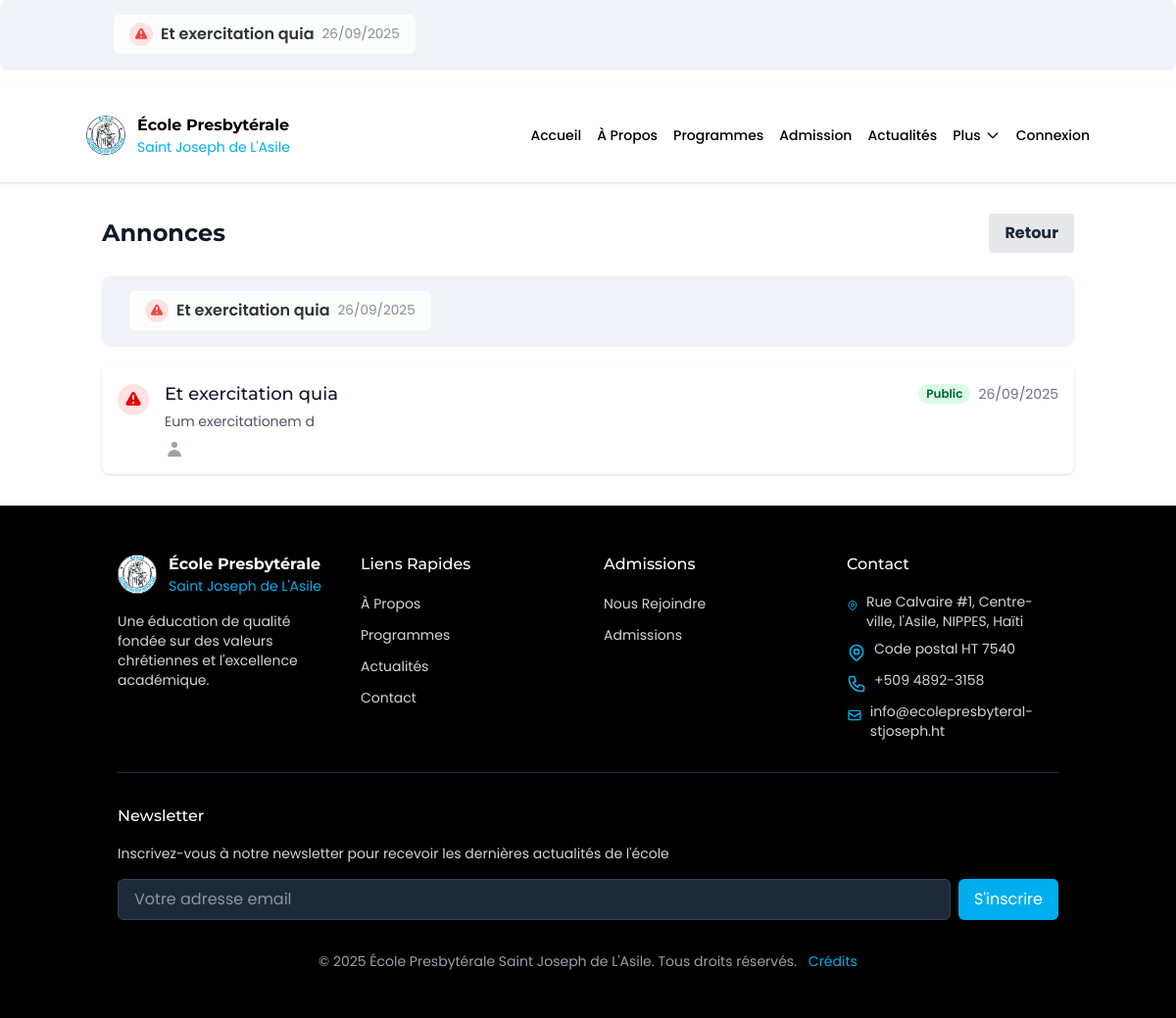
/communication/annonces, run on an earlier commit of the app's database.
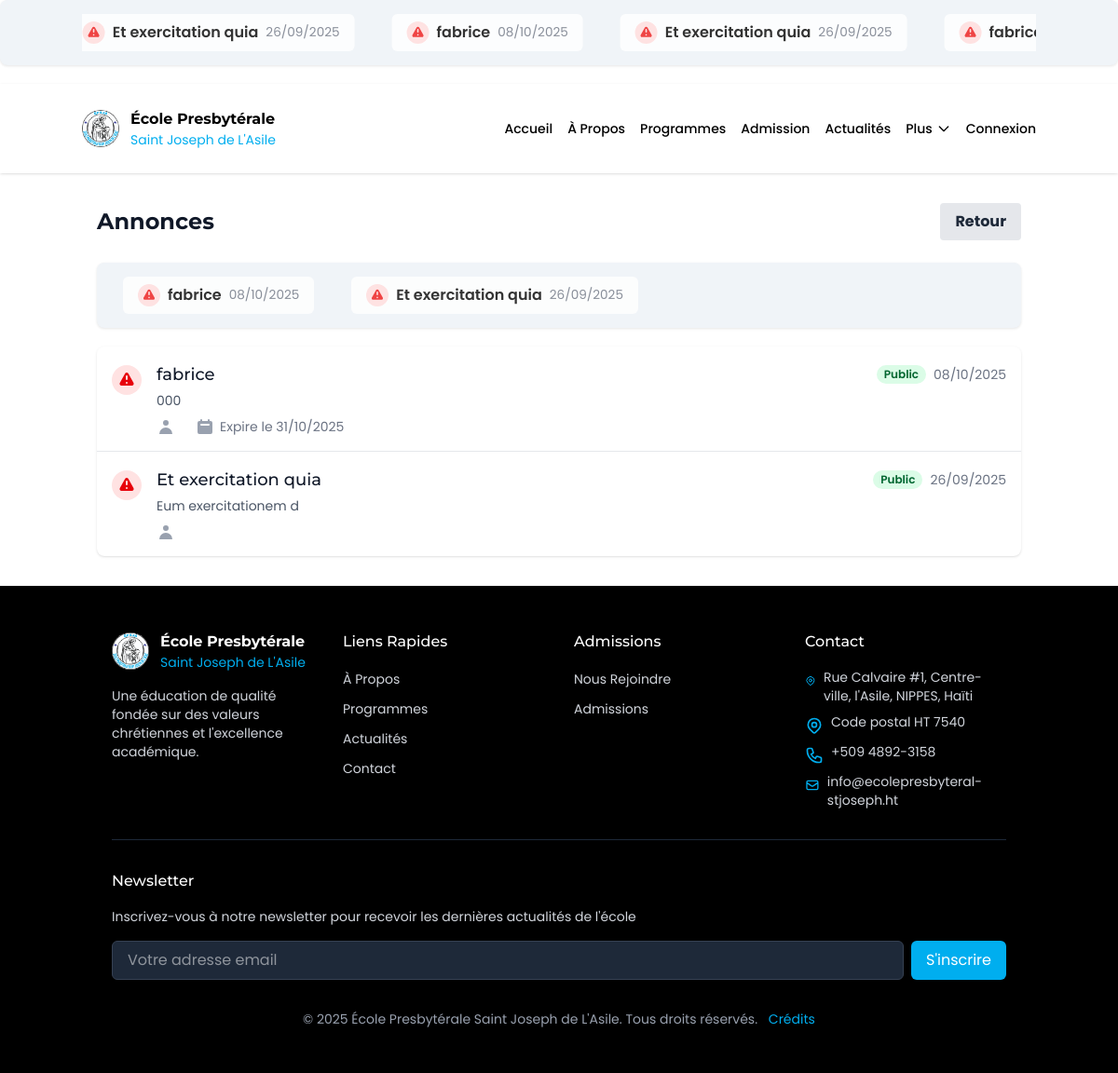
And on a later commit of the database.
### models.py (models this page shows, shortened)
class Annonce(db.Model):
    __tablename__ = 'annonces'
    id = db.Column(db.Integer, primary_key=True)
    titre = db.Column(db.String(100), nullable=False)
    contenu = db.Column(db.Text, nullable=False)
    date_creation = db.Column(db.DateTime, default=datetime.utcnow)
    date_expiration = db.Column(db.Date)
    public = db.Column(db.Boolean, default=True)
    important = db.Column(db.Boolean, default=False)

### modules/communication.py (the view, shortened to what this page needs)
@communication_blueprint.route('/annonces')
def annonces():
    print("DEBUG: Fetching announcements for /annonces page")
    total_annonces = Annonce.query.count()
    print(f"DEBUG: Total announcements in database: {total_annonces}")
    all_announcements = Annonce.query.all()
    print(f"DEBUG: All announcements in database:")
    for a in all_announcements:
        print(f"DEBUG: ID={a.id}, Title={a.titre}, Public={a.public} (raw: {int(a.public)}), Important={a.important if hasattr(a, 'important') else 'N/A'}, Date_Expiration={a.date_expiration}, Created={a.date_creation}")
    today = date.today()
    print(f"DEBUG: Today's date for comparison: {today}")
    try:
        annonces = Annonce.query.filter(
            Annonce.public == 1,
            (Annonce.date_expiration.is_(None)) | (Annonce.date_expiration >= date.today())
        ).order_by(Annonce.important.desc(), Annonce.date_creation.desc()).all()
        print(f"DEBUG: Found {len(annonces)} announcements for /annonces page")
        for i, a in enumerate(annonces):
            print(f"DEBUG: Announcement {i+1}: id={a.id}, title={a.titre}, public={a.public} (raw: {int(a.public)}), important={a.important} (raw: {int(a.important)}), date_expiration={a.date_expiration}")
    except Exception as e:
        print(f"ERROR in annonces route: {str(e)}")
        annonces = []
    return render_template('communication/annonces.html', annonces=annonces)

### templates/communication/annonces.html (shortened to what this page needs)
{% extends 'base.html' %}
{% block content %}
<div class="container mx-auto px-4 py-8">
    <div class="flex justify-between items-center mb-6">
        <h1 class="text-2xl font-bold text-gray-900">Annonces</h1>
        <div class="flex space-x-2">
            <a href="{{ url_for('communication.index') }}" class="bg-gray-200 hover:bg-gray-300 text-gray-800 font-bold py-2 px-4 rounded">
                Retour
            </a>
        </div>
    </div>
    {% include 'communication/_announcement_ticker.html' %}
    <div class="bg-white shadow overflow-hidden sm:rounded-lg">
        {% if annonces %}
        <ul class="divide-y divide-gray-200">
            {% for annonce in annonces %}
            <li class="px-4 py-4 hover:bg-gray-50">
                <a href="{{ url_for('communication.details_annonce', annonce_id=annonce.id) }}" class="block">
                    <div class="flex items-start">
                        <div class="flex-shrink-0 mt-1">
                            {% if annonce.important %}
                            <span class="inline-flex items-center justify-center h-8 w-8 rounded-full bg-red-100">
                            </span>
                            {% endif %}
                        </div>
                        <div class="ml-4 flex-1">
                            <div class="flex items-center justify-between">
                                <h2 class="text-lg font-medium text-gray-900">{{ annonce.titre }}</h2>
                                <div class="flex items-center">
                                    {% if annonce.public %}
                                    <span class="px-2 inline-flex text-xs leading-5 font-semibold rounded-full bg-green-100 text-green-800 mr-2">
                                        Public
                                    </span>
                                    {% else %}
                                    <span class="px-2 inline-flex text-xs leading-5 font-semibold rounded-full bg-yellow-100 text-yellow-800">
                                        Interne
                                    </span>
                                    {% endif %}
                                    <span class="text-sm text-gray-500">
                                        {{ annonce.date_creation.strftime('%d/%m/%Y') }}
                                    </span>
                                </div>
                            </div>
                            <p class="mt-1 text-sm text-gray-600 line-clamp-2">
                                {{ annonce.contenu|striptags|truncate(200) }}
                            </p>
                            <div class="mt-2 flex items-center text-sm text-gray-500">
                                <svg class="flex-shrink-0 mr-1.5 h-5 w-5 text-gray-400" xmlns="http://www.w3.org/2000/svg" viewBox="0 0 20 20" fill="currentColor">
                                    <path fill-rule="evenodd" d="M10 9a3 3 0 100-6 3 3 0 000 6zm-7 9a7 7 0 1114 0H3z" clip-rule="evenodd" />
                                </svg>
                                {% if annonce.date_expiration %}
                                <span>Expire le {{ annonce.date_expiration.strftime('%d/%m/%Y') }}</span>
                                {% endif %}
                            </div>
                        </div>
                    </div>
                </a>
            </li>
            {% endfor %}
        </ul>
        {% endif %}
    </div>
</div>
{% endblock %}

### templates/base.html (shortened to what the changed rows need)
<html lang="en">
   <head>
      <script src="https://cdn.jsdelivr.net/npm/@tailwindcss/browser@4"></script>
      <link href="https://unpkg.com/aos@2.3.1/dist/aos.css" rel="stylesheet">
   </head>
   <body>
      <div id="root">
         {% if annonces and annonces|length > 0 %}
         <div class="ticker-wrap w-full">
            <div class="ticker container mx-auto">
               <div class="ticker-track" id="ticker-track">
                  {% for annonce in annonces %}
                  <div class="ticker-item">
                     <a href="{{ url_for('communication.details_annonce', annonce_id=annonce.id) }}" class="ticker-link">
                        {% if annonce.important is defined and annonce.important %}
                        <span class="ticker-icon important">
                        </span>
                        {% else %}
                        <span class="ticker-icon">
                           <svg xmlns="http://www.w3.org/2000/svg" viewBox="0 0 20 20" fill="currentColor">
                              <path fill-rule="evenodd" d="M18 3a1 1 0 00-1.447-.894L8.763 6H5a3 3 0 000 6h.28l1.771 5.316A1 1 0 008 18h1a1 1 0 001-1v-4.382l6.553 3.276A1 1 0 0018 15V3z" clip-rule="evenodd" />
                           </svg>
                        </span>
                        {% endif %}
                        <span class="ticker-title">{{ annonce.titre }}</span>
                        <span class="ticker-date">{{ annonce.date_creation.strftime('%d/%m/%Y') }}</span>
                     </a>
                  </div>
                  {% endfor %}
               </div>
            </div>
         </div>
         {% endif %}
         <header class="sticky top-0 z-50 w-full bg-white/90 backdrop-blur-md shadow-sm">
            <div class="container mx-auto">
               <div class="flex h-24 items-center justify-between">
                     <div class="flex items-center">
                        <a href="#" class="flex items-center">
                           <div class="ml-3">
                              <h1 class="text-sm font-bold text-black md:text-base">École Presbytérale</h1>
                           </div>
                        </a>
                     </div>
                  </div>
               </div>
            </header>
            {% block content %}
            {% endblock %}
            <footer class="bg-black text-white">
               <div class="container mx-auto px-4 py-12 sm:px-6 lg:px-8">
                  <div class="grid grid-cols-1 gap-8 md:grid-cols-4">
                     <div class="md:col-span-1">
                        <div class="flex items-center">
                           <a href="#" class="flex items-center">
                              <div class="ml-3">
                                 <h2 class="text-sm font-bold text-white md:text-base">École Presbytérale</h2>
                              </div>
                           </a>
                        </div>
                     </div>
                  </div>
               </div>
            </footer>
      </div>
   </body>
</html>

### templates/communication/_announcement_ticker.html (shortened to what this page needs)
{% if annonces %}
<div class="ticker-wrap">
    <div class="ticker">
        <div class="ticker-track" id="ticker-track">
            {% for annonce in annonces %}
            <div class="ticker-item">
                <a href="{{ url_for('communication.details_annonce', annonce_id=annonce.id) }}" class="ticker-link">
                    {% if annonce.important %}
                    <span class="ticker-icon important">
                    </span>
                    {% else %}
                    <span class="ticker-icon">
                        <svg xmlns="http://www.w3.org/2000/svg" viewBox="0 0 20 20" fill="currentColor">
                            <path fill-rule="evenodd" d="M18 3a1 1 0 00-1.447-.894L8.763 6H5a3 3 0 000 6h.28l1.771 5.316A1 1 0 008 18h1a1 1 0 001-1v-4.382l6.553 3.276A1 1 0 0018 15V3z" clip-rule="evenodd" />
                        </svg>
                    </span>
                    {% endif %}
                    <span class="ticker-title">{{ annonce.titre }}</span>
                    <span class="ticker-date">{{ annonce.date_creation.strftime('%d/%m/%Y') }}</span>
                </a>
            </div>
            {% endfor %}
        </div>
    </div>
</div>
{% endif %}

What changed in the data, as far as the page shows it:
added Annonce: important True (drawn), titre "fabrice", date_creation "08/10/2025", public "Public", contenu "000", date_expiration "31/10/2025"
